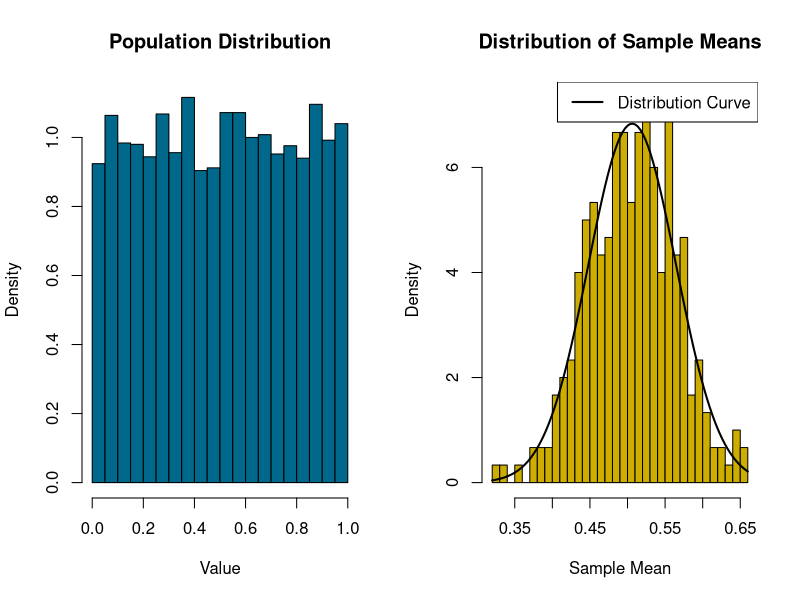
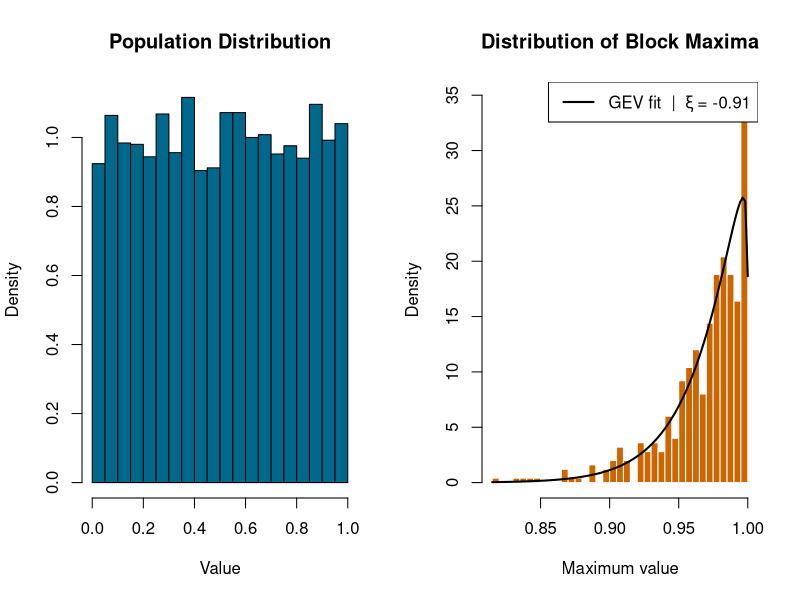

Generate these figures, in order, with R:
## ---- chunk 1
# Set the random seed for reproducibility
set.seed(27)

# Generate a non-normally distributed population
population <- runif(5000, min = 0, max = 1)

# Create a histogram of the population
par(mfrow = c(1, 2))  # Set up a 1x2 grid for plotting

# Plot the histogram of the population
hist(population, breaks = 30, prob = TRUE, main = "Population Distribution",
     xlab = "Value", col = "deepskyblue4")

# Step 2 and 3: Draw random samples and calculate sample means
sample_size <- 30
num_samples <- 300

# Empty vector to store sample means
sample_means <- c()

for (i in 1:num_samples) {
  # Take a random sample
  sample <- sample(population, size = sample_size, replace = TRUE)
  
  # Calculate the mean of the sample
  sample_means[i] <- mean(sample)
}

# For sample
x_bar <- mean(sample_means)
std <- sd(sample_means)

# print('Sample Mean and Variance')
# print(x_bar)
# print(std**2)

# For Population
mu <- mean(population)
sigma <- sd(population)

# print('Population Mean and Variance')
# print(mu)
# print((sigma**2)/sample_size)

# Plot the histogram of sample means
hist(sample_means, breaks = 30, prob = TRUE, main = "Distribution of Sample Means",
     xlab = "Sample Mean", col = "gold3")

# Overlay density curves
curve(dnorm(x, mean = x_bar, sd = std), col = "black", lwd = 2, add = TRUE)
# curve(dnorm(x, mean = mu, sd = sigma^2), col = "red", lwd = 2, add = TRUE)

# Add labels and legends
legend("topright", legend = c("Distribution Curve"),
       col = c("black"), lwd = 2)

# Reset the plot layout
par(mfrow = c(1, 1))
## ---- chunk 2
set.seed(27)
# Same population — exponential, heavy right tail, definitely not normal
# population <- rexp(5000, rate = 1)
# population <- rnorm(5000)
population <- runif(5000, min = 0, max = 1)

par(mfrow = c(1, 2))

# Left panel: the underlying population
# Plot the histogram of the population
hist(population, breaks = 30, prob = TRUE, main = "Population Distribution",
     xlab = "Value", col = "deepskyblue4")

# Right panel: distribution of block maxima
block_size  <- 30
num_blocks  <- 500
block_maxima <- numeric(num_blocks)

for (i in 1:num_blocks) {
  block_maxima[i] <- max(sample(population, size = block_size, replace = TRUE))
}

hist(block_maxima, breaks = 30, prob = TRUE,
     main = "Distribution of Block Maxima",
     xlab = "Maximum value", col = "darkorange3", border = "white")

# Fit and overlay a GEV curve using evd package
if (requireNamespace("evd", quietly = TRUE)) {
  fit <- evd::fgev(block_maxima)
  loc   <- fit$estimate["loc"]
  scale <- fit$estimate["scale"]
  shape <- fit$estimate["shape"]
  curve(evd::dgev(x, loc = loc, scale = scale, shape = shape),
        col = "black", lwd = 2, add = TRUE)
  legend("topright", legend =  paste0("GEV fit  |  ξ = ", round(shape, 2)), col = "black", lwd = 2)
}

par(mfrow = c(1, 1))
